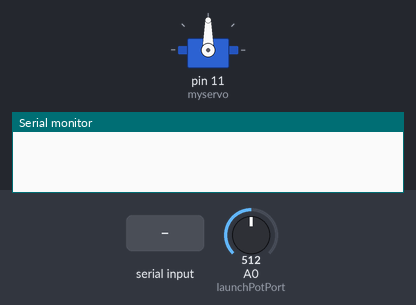
The sketch below on a simulated Arduino Uno, built with avr-gcc and run on an emulated ATmega328P. Shown: servo, the last lines printed to the serial monitor. The inputs (shaded band) are chosen by the test bench; at power-on: A0 (launchPotPort) = 512.

Above: at 1.2 s.
1.3 s: "30,150\n" received over Serial
At 2.1 s:
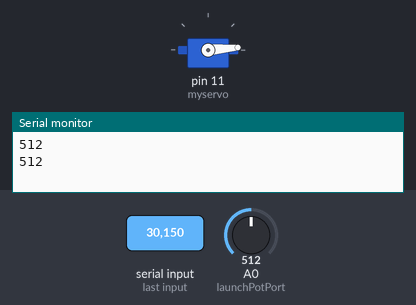
2.8 s: "1\n" received over Serial
At 3.5 s:
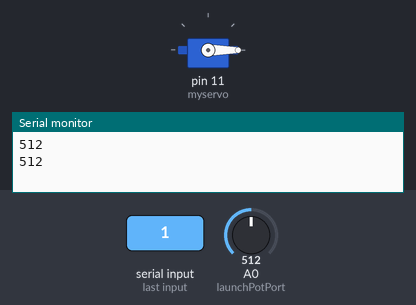
Timing chart, 0 to 5.8 s (numbered marks = the images above; inputs shaded):
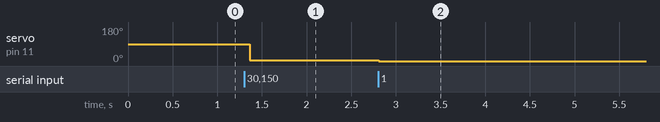

Measured:
- after the input at 1.3 s, servo on pin 11 (myservo): 90° → 5° after 0.06 s
- after the input at 2.8 s, servo on pin 11 (myservo): 5° → 0° at once

The sketch:

bot-shot-arduino.ino
```cpp
#include <Servo.h>
#define NUM_READINGS 10

Servo myservo;

int pos = 0;

int launchPotReadings[NUM_READINGS];
int readIndex = 0;
int total = 0;
int launchPotAverage = 0;

int launchPotPort = A0;

void setup()
{
  Serial.begin(115200);
  myservo.attach(11);

  for (int thisReading = 0; thisReading < NUM_READINGS; thisReading++) {
    launchPotReadings[thisReading] = 0;
  }
}

void loop()
{
  byte incomingByte[2];
  String msg;

  //total = total - launchPotReadings[readIndex];
  //launchPotReadings[readIndex] = analogRead(launchPotPort);
  //Serial.println(launchPotReadings[readIndex]);
  //total = total + launchPotReadings[readIndex];
  //readIndex = readIndex++;
  //if (readIndex >= NUM_READINGS)
  //{
  //  readIndex = 0;
  //}
  //launchPotAverage = total / NUM_READINGS;

  if (Serial.available() > 0)
  {
    incomingByte[1] = Serial.read() - 48;
    if (incomingByte[1] == 0)
    {
        msg = String(analogRead(launchPotPort));
        Serial.println(msg);
    }
    if (incomingByte[1] == 1)
    {
        incomingByte[2] = Serial.read();
        myservo.write(incomingByte[2] - 48);
    }
  }
  delay(20);
}
```
